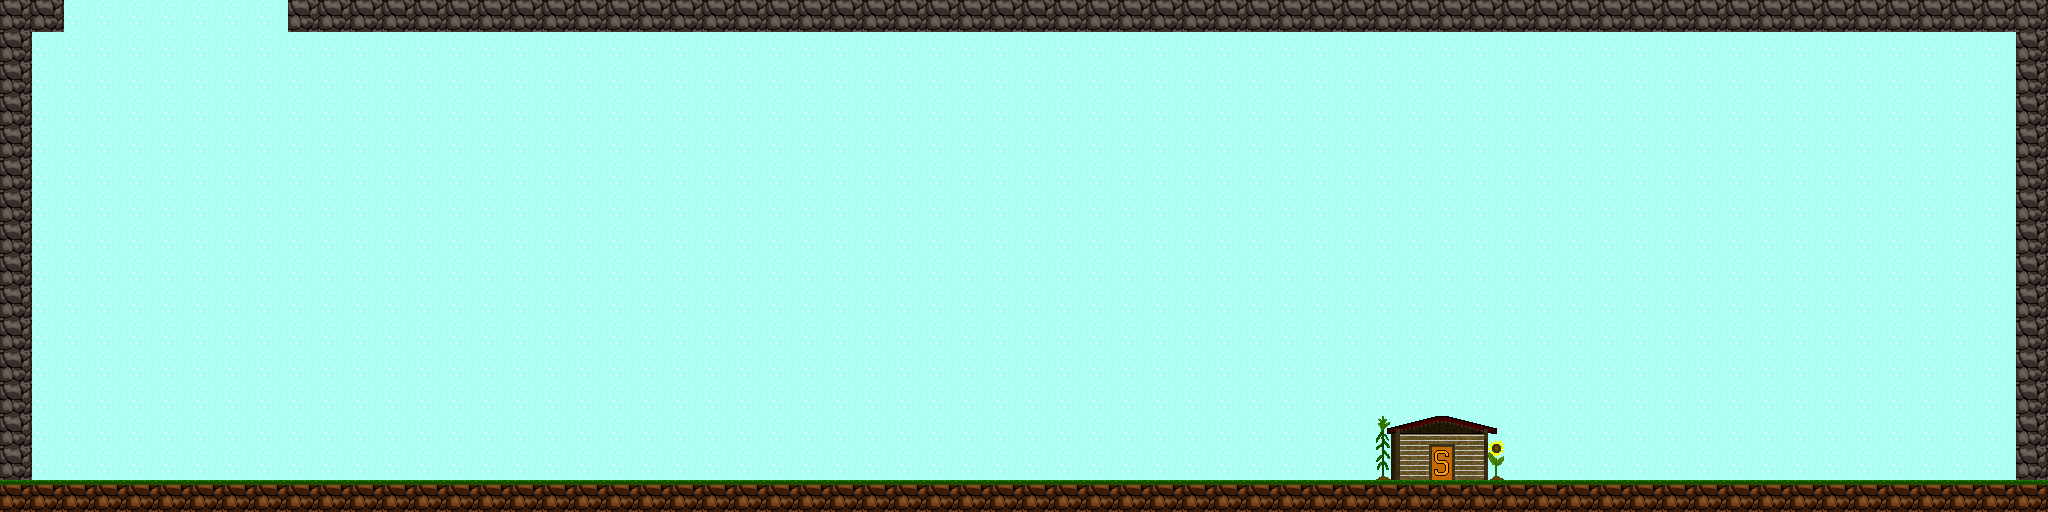

This game map was drawn from its Tiled (.tmx) file and the tilesets committed beside it. A one-line description and the trimmed map source follow:
An orthogonal 64x16 tile map with 32x32 px tiles, 1 tile layer (GraphicLayer).

<map version="1.0" orientation="orthogonal" renderorder="right-down" width="64" height="16" tilewidth="32" tileheight="32" nextobjectid="900">
 <tileset firstgid="1" name="Blocks" tilewidth="32" tileheight="32" spacing="2" margin="1" tilecount="15" columns="15">
  <image source="../output/Blocks.png" width="512" height="64" />
 </tileset>
 <layer name="GraphicLayer" width="64" height="16">
  <data>[1024 cells, 1024 non-empty, 11 distinct tile ids]</data>
 </layer>
</map>